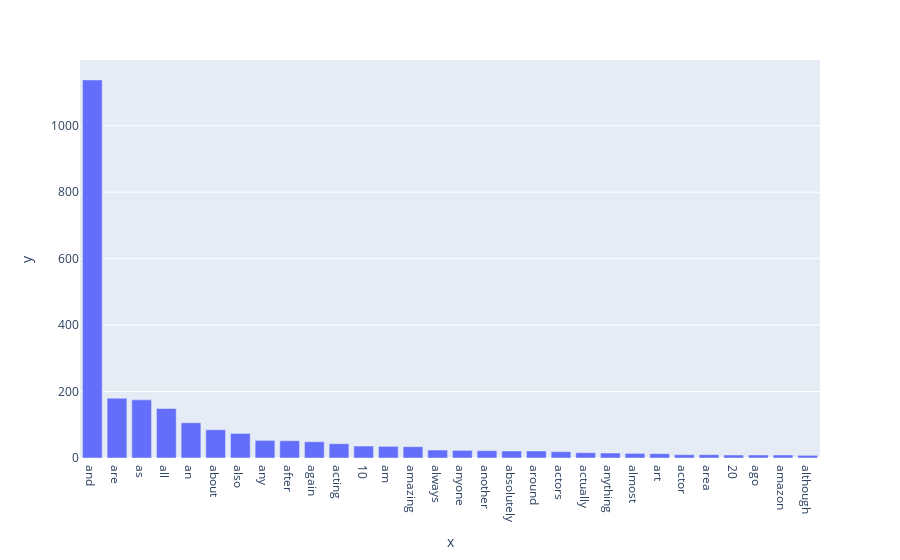

Notebook cell for this chart:
### Code cell
import plotly.express as px
import plotly.offline as pof
dicts_pd = {}
for a,b in zip(new_pd_count_vect.get_feature_names_out()[:300], term_frequencies[:300]):
    dicts_pd[a] = b
dicts_pd = sorted(dicts_pd.items(), key = lambda x:x[1], reverse= True)
print(dicts_pd)
x = [dicts_pd[i][0] for i in range(30)]
y = [dicts_pd[i][1] for i in range(30)]
fig3 = px.bar(x = x, y = y)
fig3.show()
print("We only pick the top 30 frequency tems to visualize")

### Figure 1 — Plotly figure (JSON) as saved in the notebook; plotly's stock layout.template omitted (floating-point values rounded to 4 significant figures)
{"data": [{"alignmentgroup": "True", "hovertemplate": "x=%{x}<br>y=%{y}<extra></extra>", "legendgroup": "", "marker": {"color": "#636efa", "pattern": {"shape": ""}}, "name": "", "offsetgroup": "", "orientation": "v", "showlegend": false, "textposition": "auto", "type": "bar", "x": ["and", "are", "as", "all", "an", "about", "also", "any", "after", "again", "acting", "10", "am", "amazing", "always", "anyone", "another", "absolutely", "around", "actors", "actually", "anything", "almost", "art", "actor", "area", "20", "ago", "amazon", "although"], "xaxis": "x", "y": [1138, 180, 175, 149, 106, 85, 74, 53, 52, 49, 43, 36, 35, 34, 24, 23, 22, 21, 21, 19, 16, 15, 14, 13, 10, 10, 9, 9, 9, 8], "yaxis": "y"}], "layout": {"barmode": "relative", "legend": {"tracegroupgap": 0}, "margin": {"t": 60}, "xaxis": {"anchor": "y", "domain": [0, 1], "title": {"text": "x"}}, "yaxis": {"anchor": "x", "domain": [0, 1], "title": {"text": "y"}}}}
